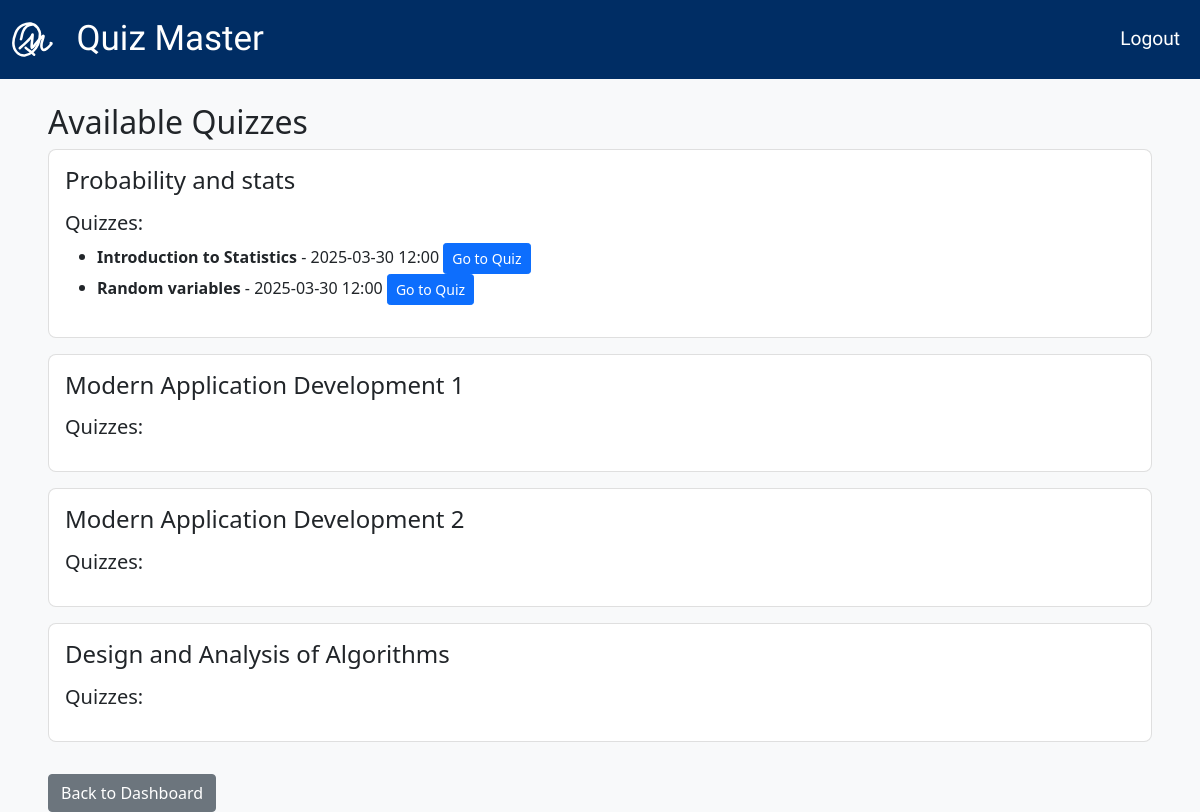
Page /user/available-quizzes (signed in) on the committed database.
### app.py (models this page shows)
class Subject(db.Model):
    __tablename__ = 'subject'
    subject_id = db.Column(db.Integer, primary_key=True)
    name = db.Column(db.String(100), unique=True, nullable=False)
    description = db.Column(db.Text)
    chapters = db.relationship('Chapters', backref='subject', lazy=True, cascade='all, delete-orphan')

class Quiz(db.Model):
    __tablename__ = 'quiz'
    quiz_id = db.Column(db.Integer, primary_key=True)
    name = db.Column(db.String(150), nullable=False)
    chapter_id = db.Column(db.Integer, db.ForeignKey('chapters.chapter_id'), nullable=False)
    date_of_quiz = db.Column(db.DateTime, nullable=False)
    time_duration = db.Column(db.Interval, nullable=False, default=timedelta(hours=1))
    end_time = db.Column(db.DateTime, nullable=False)
    remarks = db.Column(db.Text)
    questions = db.relationship('Questions', backref='quiz', lazy=True, cascade='all, delete-orphan')
    scores = db.relationship('Scores', backref='quiz', lazy=True,cascade='all, delete-orphan')

class Chapters(db.Model):
    __tablename__ = 'chapters'
    chapter_id = db.Column(db.Integer, primary_key=True)
    name = db.Column(db.String(100), nullable=False)
    description = db.Column(db.Text)
    subject_id = db.Column(db.Integer, db.ForeignKey('subject.subject_id'), nullable=False)
    quizzes = db.relationship('Quiz', backref='chapter', lazy=True, cascade='all, delete-orphan')

### app.py (the view)
@app.route('/user/available-quizzes')
@login_required
def available_quizzes():
    subjects = Subject.query.all()
    quizzes = Quiz.query.all()
    return render_template('available_quizzes.html', subjects=subjects, quizzes=quizzes)

### app.py (called while the page is built)
def login_required(f):
    @wraps(f)
    def decorated(*args, **kwargs):
        if 'user_id' not in session:
            if request.endpoint in ["login", "register"]:
                return f(*args, **kwargs)
            return redirect(url_for('login'))
        return f(*args, **kwargs)
    return decorated

### templates/available_quizzes.html (shortened to what this page needs)
{% extends "base.html" %}
{% block content %}
<div class="container mt-4">
    <h2>Available Quizzes</h2>
    {% for subject in subjects %}
    <div class="card mb-3">
        <div class="card-body">
            <h4>{{ subject.name }}</h4>
            <h5>Quizzes:</h5>
            <ul>
                {% for quiz in quizzes if quiz.chapter.subject_id == subject.subject_id %}
                <li>
                    <strong>{{ quiz.chapter.name }}</strong> -
                    {{ quiz.date_of_quiz.strftime('%Y-%m-%d %H:%M') }}
                    <a href="{{ url_for('quiz_page', quiz_id=quiz.quiz_id) }}" class="btn btn-primary btn-sm">Go to Quiz</a>
                </li>
                {% endfor %}
            </ul>
        </div>
    </div>
    {% endfor %}
    <a href="{{ url_for('user_dashboard') }}" class="btn btn-secondary mt-3">Back to Dashboard</a>
</div>
{% endblock %}

### static/styles.css (style rules this page uses)
.card { margin-bottom: 1.5rem; border-radius: 0.5rem; }
body { background-color: aliceblue; }
.btn-primary { background-color: #0d6efd; border-color: #0d6efd; }
.container { max-width: 1200px; margin: auto; }

### rows in the picture
Subject: name "Probability and stats"
Quiz: chapter.name "Introduction to Statistics", date_of_quiz "2025-03-30 12:00"
Quiz: chapter.name "Random variables", date_of_quiz "2025-03-30 12:00"
Subject: name "Modern Application Development 1"
Subject: name "Modern Application Development 2"
Subject: name "Design and Analysis of Algorithms"
